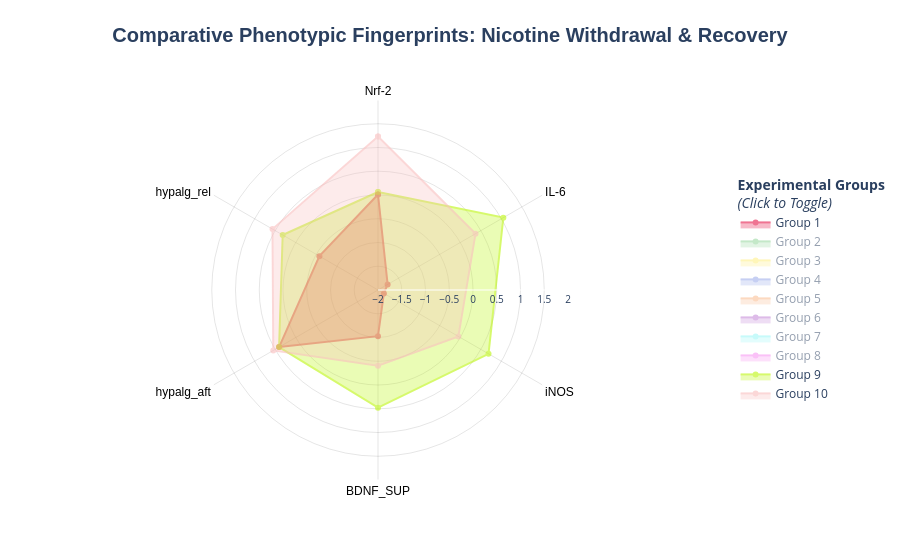

Notebook code cell kept with this figure:
### Code cell
import plotly.graph_objects as go


# 1. Feature Selection & Data Preparation
radar_cols = ['Nrf-2', 'IL-6', 'iNOS', 'BDNF_SUP', 'hypalg_aft', 'hypalg_rel']

# We calculate the Mean Z-score per group to ensure fair comparison
scaler = StandardScaler()
df_scaled = pd.DataFrame(scaler.fit_transform(df[radar_cols]), columns=radar_cols)
df_scaled['group_id'] = df['group_id'].values

# Group by ID and get the mean profile
df_radar = df_scaled.groupby('group_id').mean().reset_index()

# 2. Define the Plotly Figure
fig = go.Figure()

# Custom color palette for 10 groups (Scientific husl-like palette)
colors = [
    '#e6194b', '#3cb44b', '#ffe119', '#4363d8', '#f58231', 
    '#911eb4', '#46f0f0', '#f032e6', '#bcf60c', '#fabebe'
]

# 3. Add each group as a trace
for i, row in df_radar.iterrows():
    g_id = int(row['group_id'])
    
    # Radar charts must be "closed" (the last point connects back to the first)
    r_values = row[radar_cols].tolist()
    r_values += [r_values[0]]
    theta_labels = radar_cols + [radar_cols[0]]
    
    fig.add_trace(go.Scatterpolar(
        r=r_values,
        theta=theta_labels,
        fill='toself',
        name=f'Group {g_id}',
        line=dict(color=colors[i], width=2),
        opacity=0.6,
        # Initially hide intermediate groups to keep the plot clean
        visible=True if g_id in [1, 9, 10] else 'legendonly'
    ))

# 4. High-End Scientific Layout
fig.update_layout(
    title=dict(
        text="<b>Comparative Phenotypic Fingerprints: Nicotine Withdrawal & Recovery</b>",
        x=0.5, y=0.95, font=dict(size=20, family="Arial")
    ),
    polar=dict(
        radialaxis=dict(
            visible=True,
            range=[-2, 2], # Z-score range
            tickfont=dict(size=10),
            gridcolor="rgba(0,0,0,0.1)"
        ),
        angularaxis=dict(
            tickfont=dict(size=12, family="Arial", color="black"),
            gridcolor="rgba(0,0,0,0.1)",
            rotation=90, # Rotates the start point to the top
            direction="clockwise"
        ),
        bgcolor="white"
    ),
    showlegend=True,
    legend=dict(
        title="<b>Experimental Groups</b><br><i>(Click to Toggle)</i>",
        orientation="v",
        yanchor="middle",
        y=0.5,
        xanchor="left",
        x=1.1
    ),
    margin=dict(l=80, r=150, t=100, b=80),
    paper_bgcolor="white",
)

fig.show()

### Figure 1 — Plotly figure (JSON) as saved in the notebook; plotly's stock layout.template omitted (floating-point values rounded to 4 significant figures)
{"data": [{"fill": "toself", "line": {"color": "#e6194b", "width": 2}, "name": "Group 1", "opacity": 0.6, "r": [0.01179, -1.766, -1.858, -1.028, 0.4048, -0.5754, 0.01179], "theta": ["Nrf-2", "IL-6", "iNOS", "BDNF_SUP", "hypalg_aft", "hypalg_rel", "Nrf-2"], "type": "scatterpolar", "visible": true}, {"fill": "toself", "line": {"color": "#3cb44b", "width": 2}, "name": "Group 2", "opacity": 0.6, "r": [-1.697, 0.2725, 1.676, 1.75, -1.007, -0.5754, -1.697], "theta": ["Nrf-2", "IL-6", "iNOS", "BDNF_SUP", "hypalg_aft", "hypalg_rel", "Nrf-2"], "type": "scatterpolar", "visible": "legendonly"}, {"fill": "toself", "line": {"color": "#ffe119", "width": 2}, "name": "Group 3", "opacity": 0.6, "r": [-0.4912, -0.3297, 0.1593, -0.01661, 0.4518, 0.4166, -0.4912], "theta": ["Nrf-2", "IL-6", "iNOS", "BDNF_SUP", "hypalg_aft", "hypalg_rel", "Nrf-2"], "type": "scatterpolar", "visible": "legendonly"}, {"fill": "toself", "line": {"color": "#4363d8", "width": 2}, "name": "Group 4", "opacity": 0.6, "r": [0.7044, -0.9225, -1.347, -1.774, 0.6872, 0.5966, 0.7044], "theta": ["Nrf-2", "IL-6", "iNOS", "BDNF_SUP", "hypalg_aft", "hypalg_rel", "Nrf-2"], "type": "scatterpolar", "visible": "legendonly"}, {"fill": "toself", "line": {"color": "#f58231", "width": 2}, "name": "Group 5", "opacity": 0.6, "r": [-0.7401, 0.5541, 0.4169, 0.6663, -1.007, -0.5754, -0.7401], "theta": ["Nrf-2", "IL-6", "iNOS", "BDNF_SUP", "hypalg_aft", "hypalg_rel", "Nrf-2"], "type": "scatterpolar", "visible": "legendonly"}, {"fill": "toself", "line": {"color": "#911eb4", "width": 2}, "name": "Group 6", "opacity": 0.6, "r": [-1.096, 1.784, 0.91, 0.7871, -0.6777, -0.5754, -1.096], "theta": ["Nrf-2", "IL-6", "iNOS", "BDNF_SUP", "hypalg_aft", "hypalg_rel", "Nrf-2"], "type": "scatterpolar", "visible": "legendonly"}, {"fill": "toself", "line": {"color": "#46f0f0", "width": 2}, "name": "Group 7", "opacity": 0.6, "r": [0.4301, -0.1224, -0.3163, -0.2189, 0.4048, 0.5045, 0.4301], "theta": ["Nrf-2", "IL-6", "iNOS", "BDNF_SUP", "hypalg_aft", "hypalg_rel", "Nrf-2"], "type": "scatterpolar", "visible": "legendonly"}, {"fill": "toself", "line": {"color": "#f032e6", "width": 2}, "name": "Group 8", "opacity": 0.6, "r": [1.582, -0.8873, -0.2822, -0.2373, -0.2071, -0.09819, 1.582], "theta": ["Nrf-2", "IL-6", "iNOS", "BDNF_SUP", "hypalg_aft", "hypalg_rel", "Nrf-2"], "type": "scatterpolar", "visible": "legendonly"}, {"fill": "toself", "line": {"color": "#bcf60c", "width": 2}, "name": "Group 9", "opacity": 0.6, "r": [0.06301, 1.047, 0.6867, 0.4782, 0.4048, 0.317, 0.06301], "theta": ["Nrf-2", "IL-6", "iNOS", "BDNF_SUP", "hypalg_aft", "hypalg_rel", "Nrf-2"], "type": "scatterpolar", "visible": true}, {"fill": "toself", "line": {"color": "#fabebe", "width": 2}, "name": "Group 10", "opacity": 0.6, "r": [1.233, 0.3704, -0.04654, -0.4071, 0.546, 0.5648, 1.233], "theta": ["Nrf-2", "IL-6", "iNOS", "BDNF_SUP", "hypalg_aft", "hypalg_rel", "Nrf-2"], "type": "scatterpolar", "visible": true}], "layout": {"legend": {"orientation": "v", "title": {"text": "<b>Experimental Groups</b><br><i>(Click to Toggle)</i>"}, "x": 1.1, "xanchor": "left", "y": 0.5, "yanchor": "middle"}, "margin": {"b": 80, "l": 80, "r": 150, "t": 100}, "paper_bgcolor": "white", "polar": {"angularaxis": {"direction": "clockwise", "gridcolor": "rgba(0,0,0,0.1)", "rotation": 90, "tickfont": {"color": "black", "family": "Arial", "size": 12}}, "bgcolor": "white", "radialaxis": {"gridcolor": "rgba(0,0,0,0.1)", "range": [-2, 2], "tickfont": {"size": 10}, "visible": true}}, "showlegend": true, "title": {"font": {"family": "Arial", "size": 20}, "text": "<b>Comparative Phenotypic Fingerprints: Nicotine Withdrawal & Recovery</b>", "x": 0.5, "y": 0.95}}}
